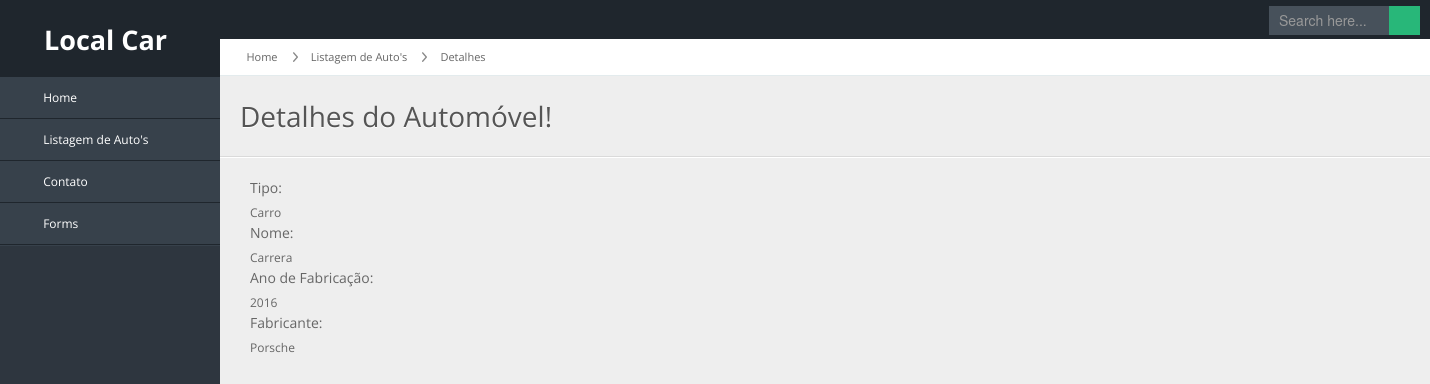
/veiculos/automovel/3/, run on the app's committed database.
### veiculos/models.py (models this page shows)
class Veiculo(models.Model):
      tipo = models.CharField(max_length=50)
      nome = models.CharField(max_length=50)
      ano = models.CharField(max_length=4)
      fabricante = models.CharField(max_length=50)

### veiculos/views.py (the view)
# urls.py: path('automovel/<int:veiculo_id>/', views.automovel_show),
def automovel_show(request, veiculo_id):
      veiculo = Veiculo.objects.get(pk=veiculo_id)
      return render(request, 'automovel/show.html', {'veiculo':veiculo})

### veiculos/templates/automovel/show.html
{% extends "base.html" %} {% block content %}
<div id="content-header">
      <div id="breadcrumb">
            <a href="/veiculos/" title="Ir até a Home" class="tip-bottom">
                  <i class="icon-home"></i> Home</a>
            <a href="/veiculos/automovel" class="tip-bottom">Listagem de Auto's</a>
            <a class="tip-bottom">Detalhes</a>
      </div>
      <h1>Detalhes do Automóvel!</h1>
      <hr>
</div>
<div class="span12">
      <div>
            <label>Tipo:</label>
            {{veiculo.tipo}}
      </div>
      <div>
            <label>Nome:</label>
            {{veiculo.nome}}
      </div>
      <div>
            <label>Ano de Fabricação:</label>
            {{veiculo.ano}}
      </div>
      <div>
            <label>Fabricante:</label>
            {{veiculo.fabricante}}
      </div>
</div>
{% endblock %}

### veiculos/static/css/matrix-style.css (style rules this page uses)
* { outline:none !important; -moz-outline: none !important; }
html, body { height:100% }
body { overflow-x: hidden; margin-top: -10px; font-family: 'Open Sans', sans-serif; font-size:12px; color:#666; }
hr { border-top-color:#dadada; }
#content-header { position: abslute; width: 100%; margin-top: -38px; z-index: 20; }
#content-header h1 { color: #555555; font-size: 28px; font-weight: normal; float: none; text-shadow: 0 1px 0 #ffffff; margin-left: 20px; position: relative; }
#content-header h1, #content-header .btn-group { margin-top: 20px; }
#breadcrumb { background-color: #fff; border-bottom: 1px solid #e3ebed; }
#breadcrumb a { padding: 8px 20px 8px 10px; display: inline-block; background-image: url('../img/breadcrumb.png'); background-position: center right; background-repeat: no-repeat; font-size: 11px; color: #666666; }
#breadcrumb a:last-child { background-image:none; }
#breadcrumb a i { margin-right: 5px; opacity: .6; }
.stat-boxes .peity_bar_good, .stat-boxes .peity_line_good, { color: #459D1C; }

### veiculos/static/css/matrix-media.css (style rules this page uses)
body { background:#2E363F; }

### data on the page
Veiculo: tipo "Carro", nome "Carrera", ano "2016", fabricante "Porsche"
